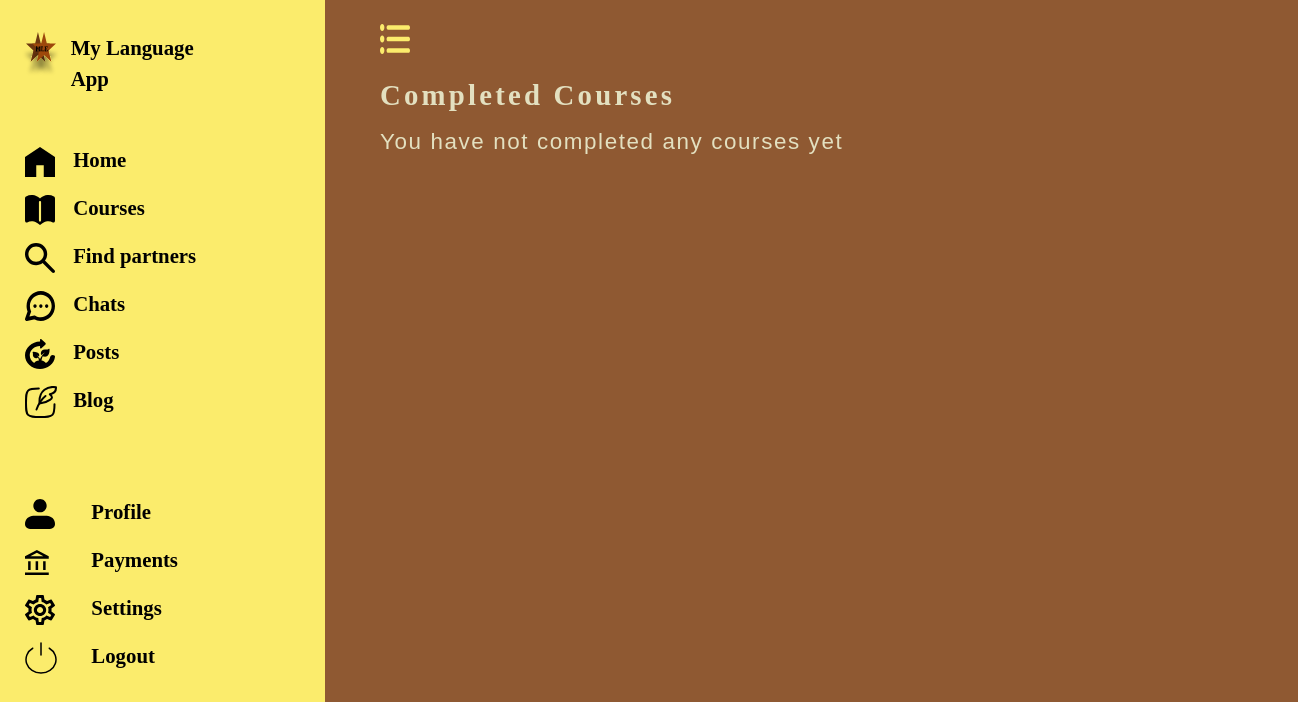
The page /courses/completed-courses/ (signed in) on the database as committed earlier.
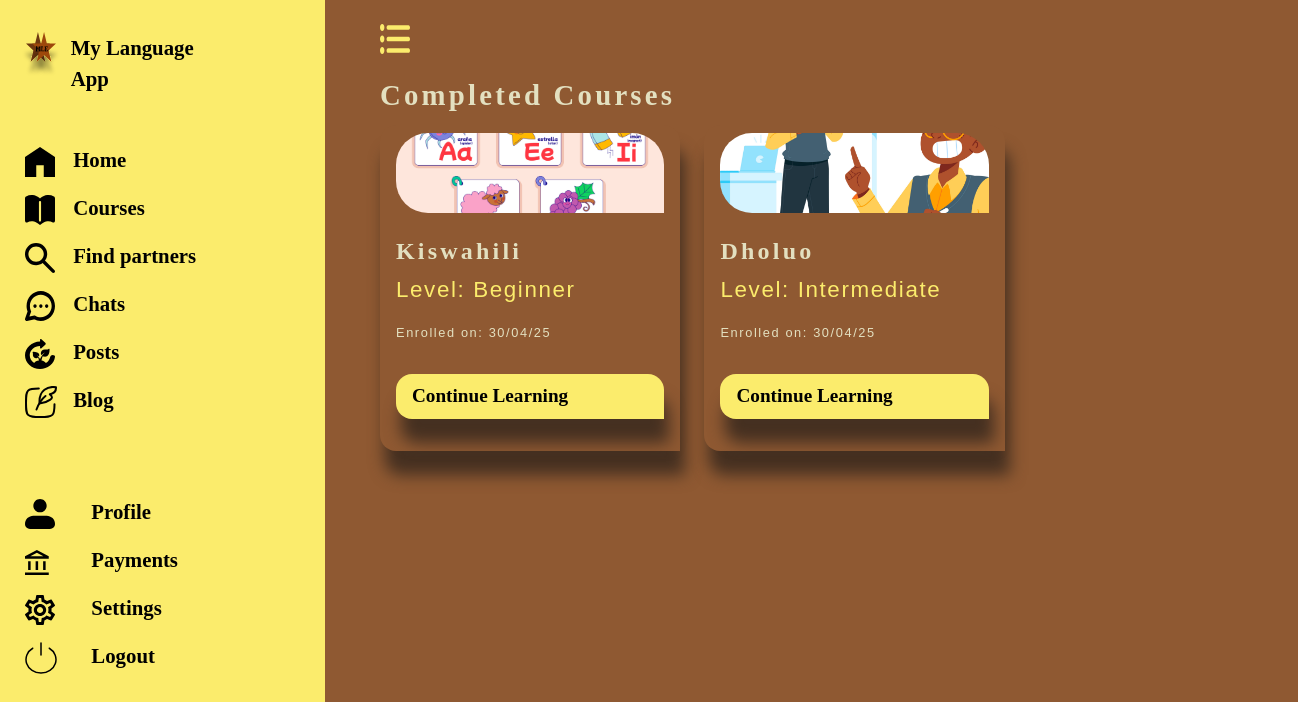
The same page on the database as committed later.
### lang_app/models.py (models this page shows, shortened)
class EnrolledCourses(models.Model):
    course_name=models.ForeignKey(Course,on_delete=models.CASCADE, related_name='courses')
    course_level =models.CharField(choices=LEVEL_CHOICES, max_length=255, default='beginner')
    student=models.ForeignKey(MyUser,on_delete=models.CASCADE, related_name='students')
    enrolment_date=models.DateTimeField(auto_now_add=True)
    is_enrolled=models.BooleanField(default=False)
    is_completed=models.BooleanField(default=False)
    completion_date=models.DateTimeField(blank=True, null=True)
    slug = AutoSlugField(populate_from=enroll_slug_populate, unique=True, always_update=False, editable=False)
    class Meta:
        unique_together = ('student', 'course_name', 'course_level')

class Course(models.Model):
    course_name=models.CharField(max_length=255)
    course_level=models.CharField(choices=LEVEL_CHOICES, max_length=255, default='beginner')
    instructor_name=models.CharField(max_length=255)
    difficulty = models.IntegerField(choices=DIFFICULTY_CHOICES, default=1)
    slug = AutoSlugField(populate_from=course_slug_populate, unique=True, always_update=False, editable=False)
    class Meta:
        ordering = ['course_name','difficulty']

### lang_app/views.py (the view)
# urls.py: path('courses/completed-courses/', views.completed_courses, name='completed-courses'),
@login_required
def completed_courses(request):
    completed_courses = EnrolledCourses.objects.filter(student=request.user,is_completed=True).order_by('-enrolment_date')
    context={"completed_courses":completed_courses}
    return render(request, 'all-completed-courses.html', context)

### lang_app/templates/all-completed-courses.html
{% extends 'dashboard-base.html' %}
{% load static %}
{% block content %}
    <h3>Completed Courses</h3>
    <div class="row mt-1 blogs">
    {% for course in completed_courses %}
    <div class="col-md-4 justify-content-between mb-5">
    <div class="course-items">
        {% if course.course_level == 'beginner' %}
             <img src="{% static 'images/beginner-level.jpg' %}" alt="course-image" class="img-fluid course-image">
        {% elif course.course_level == 'intermediate' %}
             <img src="{% static 'images/intermediate-level.jpg' %}" alt="course-image" class="img-fluid course-image">
        {% elif course.course_level == 'advanced' %}
             <img src="{% static 'images/advanced-level.jpg' %}" alt="course-image" class="img-fluid course-image">
        {% endif %}
          <h2 class="mt-4">{{ course.course_name.course_name|capfirst }}</h2>
          <p class="a-link">Level: {{ course.course_level|capfirst }}</p>
          <p class="small-date">Enrolled on: {{ course.enrolment_date|date:'d/m/y' }}</p>
          <a href="{% url 'course-modules' course.slug %}" class="sign-in-btn-new mt-3">Continue Learning</a>
    </div>
        </div>
        {% empty %}
        <p>You have not completed any courses yet</p>
    {% endfor %}
    </div>
{% endblock %}

Rows that differ between the two databases and show on the page:
now on this page (row edited): EnrolledCourses: course_name.course_name "Kiswahili", course_level "Beginner", enrolment_date "30/04/25"
now on this page (row edited): EnrolledCourses: course_name.course_name "Dholuo", course_level "Intermediate", enrolment_date "30/04/25"
Other text that changed with them:
text no longer shown: "You have not completed any courses yet"
